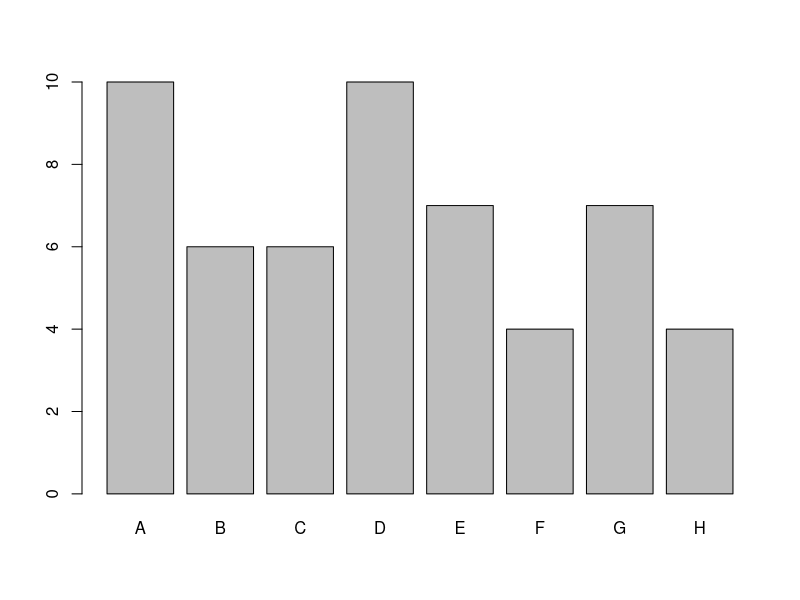

R code for this plot: (Note: this script raises an error after producing the figure.)
library(MASS)
?painters
#1
school=painters$School
schoolFreq=table(school)
barplot(schoolFreq)

#2
transform(schoolFreq,relative=prop.table(schoolFreq)*100)

#OR

relFreq=(schoolFreq/nrow(painters))*100
cbind(relFreq)

#3
barplot(table(painters$School),col = brewer.pal(8,"Set1"))

#4
school_c<-painters[painters$School=="C",]
options(digits=5)
mean(school_c$Composition)

c_school=school=="C"
c_painters=painters[c_school,]
options(digits = 5)
mean(c_painters$Composition)

#5
Avg<-ddply(painters,.(School),summarize,avrg_compositions=mean(Composition))
Avg
A_school<-painters[painters$School=="A",]
A<-mean(A_school$Composition)
B_school<-painters[painters$School=="B",]
B<-mean(B_school$Composition)
C_school<-painters[painters$School=="C",]
C<-mean(C_school$Composition)
D_school<-painters[painters$School=="D",]
D<-mean(D_school$Composition)
E_school<-painters[painters$School=="E",]
E<-mean(E_school$Composition)
F_school<-painters[painters$School=="F",]
F<-mean(F_school$Composition)
G_school<-painters[painters$School=="G",]
G<-mean(G_school$Composition)
H_school<-painters[painters$School=="H",]
H<-mean(H_school$Composition)
mean_compositions<-data.frame(A,B,C,D,E,F,G,H)
mean_compositions
transform_position(mean_compositions)
t(mean_compositions)
